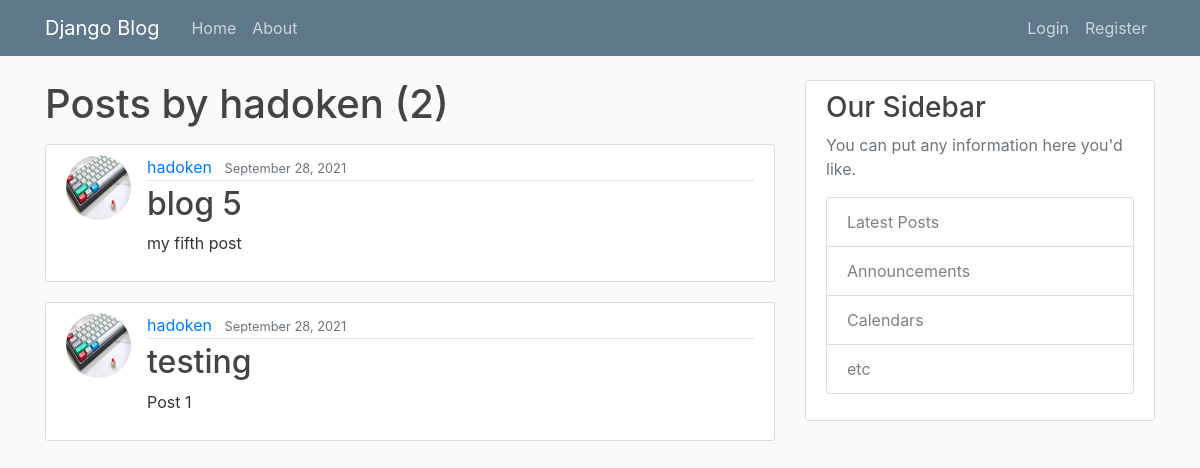
/user/hadoken, run on the app's committed database.
### blog/models.py (models this page shows, shortened)
class Post(models.Model):
    title = models.CharField(max_length=100)
    content = models.TextField()
    date_posted = models.DateTimeField(default=timezone.now)
    author = models.ForeignKey(User, on_delete=models.CASCADE)
    img = ResizedImageField(size=[640,480], upload_to='media/', blank=True, null=True,quality=100)

### users/models.py (models this page shows, shortened)
class Profile(models.Model):
    user = models.OneToOneField(User,on_delete=models.CASCADE)
    image = models.ImageField(default='default.jpg',upload_to='profile_pics')

### blog/views.py (the view)
# urls.py: path('user/<str:username>', UserPostListView.as_view(), name='user-posts'),
class UserPostListView(ListView):
    model = Post
    template_name = 'blog/user_posts.html'
    context_object_name = 'posts' # set variable for template to loop through
    paginate_by = 5
    def get_queryset(self):
        user = get_object_or_404(User, username=self.kwargs.get('username'))
        return Post.objects.filter(author=user).order_by('-date_posted')

### blog/templates/blog/user_posts.html (shortened to what this page needs)
{% extends "blog/base.html" %}
{% block content %}
    <h1 class="mb-3">Posts by {{ view.kwargs.username }} ({{ page_obj.paginator.count }})</h1>
    {% for post in posts %}
    <article class="media content-section">
        <img class="rounded-circle article-img" src="{{ post.author.profile.image.url }}">
        <div class="media-body">
            <div class="article-metadata">
                <a class="mr-2" href="{% url 'user-posts' post.author.username %}">{{ post.author }}</a>
                <small class="text-muted">{{ post.date_posted|date:"F d, Y" }}</small>
            </div>
            <h2><a class="article-title" href=" {% url 'post-detail' post.id %}">{{ post.title }}</a></h2>
            <p class="article-content">{{ post.content }}</p>
        </div>
    </article>
    {% endfor %}
{% endblock content %}

### blog/static/blog/main.css (style rules this page uses)
body { background: #fafafa; color: #333333; margin-top: 5rem; }
h1, h2, h3, h4, h5, h6 { color: #444444; }
.content-section { background: #ffffff; padding: 10px 20px; border: 1px solid #dddddd; border-radius: 3px; margin-bottom: 20px; }
.article-title { color: #444444; }
.article-content { white-space: pre-line; }
.article-img { height: 65px; width: 65px; margin-right: 16px; }
.article-metadata { padding-bottom: 1px; margin-bottom: 4px; border-bottom: 1px solid #e3e3e3 }

### data on the page
Post: author.profile.image (picture), author "hadoken", date_posted "September 28, 2021", title "blog 5", content "my fifth post"
Post: author.profile.image (picture), author "hadoken", date_posted "September 28, 2021", title "testing", content "Post 1"

### other printed values
{{ view.kwargs.username }} "hadoken"
{{ page_obj.paginator.count }} "2"
